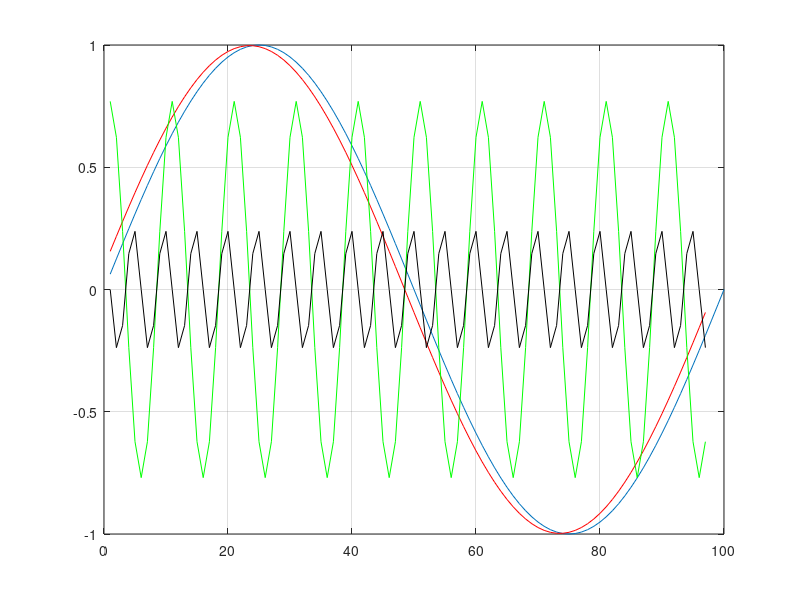

MATLAB code to generate this figure:
clearvars; close all; clc;

fs = 100;
ff = 1;
tt = (1:fs)/fs;
xx = sin(2 * pi * ff * tt);
plot(xx);
grid on;
hold on;
%1Hz
%yy = zeros(1,length(xx));
yy = (xx(1: end - 3) + xx(2: end - 2) + xx(3: end - 1) + xx(4: end)) / 4;
plot(yy, 'r');
hold on;
%10Hz
xx10 = sin(2 * pi * (ff * 10) * tt);
yy10 = (xx10(1: end - 3) + xx10(2: end - 2) + xx10(3: end - 1) + xx10(4: end)) / 4;
plot(yy10, 'g');
%20Hz
xx20 = sin(2 * pi * (ff * 20) * tt);
yy20 = (xx20(1: end - 3) + xx20(2: end - 2) + xx20(3: end - 1) + xx20(4: end)) / 4;
plot(yy20, 'k');

return;